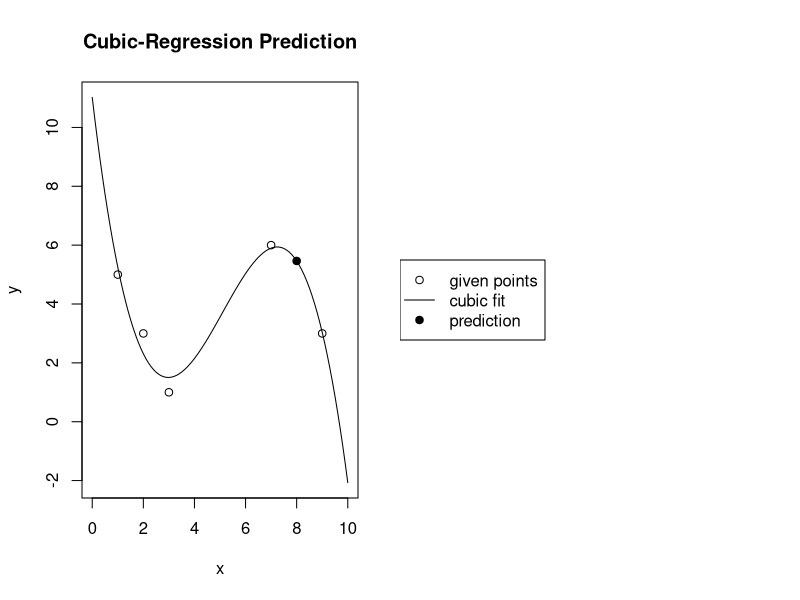

Recreate this plot in R.
## ---- chunk 1

pfix = function(c,d){
    cc = c[c!=0]
    dd = d[c!=0]
    p = paste0("{",cc,"}x^{",dd,"}",collapse="+")
    p = gsub("x^{0}","",p,fixed=T)
    p = gsub("x^{1}","x",p,fixed=T)
    p = gsub("+{-","-{",p,fixed=T)
    p = gsub("+{1}x","+x",p,fixed=T)
    p = gsub("-{1}x","-x",p,fixed=T)
    p = gsub("{-1}x","-x",p,fixed=T)
    p = gsub("{1}x","x",p,fixed=T)
    return(p)
}

while(T){
    xs = sample(1:9,6)
    xf = xs[6]
    xs = sort(xs[1:5])
    ys = sample(1:9,5,T)
    df = data.frame(xs,ys)
    cub_mod = lm(ys ~ poly(xs,3,raw = TRUE),data=df)
    cf = cub_mod$coefficients
    yf = predict(cub_mod,data.frame(xs=xf))
    rs = summary(cub_mod)$adj.r.squared
    if(rs<0.95 && rs>0.6){break}
}

cfit = pfix(signif(rev(cf),4),3:0)


## ---- chunk 2
par(mfrow=c(1,2))
x5 = data.frame(xs=seq(0,10,0.1))
pv = predict(cub_mod,x5)
plot(x5$xs,pv,"l",xlab="x",ylab="y",main="Cubic-Regression Prediction")
points(xs,ys)
points(xf,yf,pch=19)
par(mar=c(0,0,0,0))
plot(0,0,"n",axes=F,ann=F)
legend("left",c("given points","cubic fit","prediction"),
       lwd=c(NA,1,NA),
       pch=c(1,NA,19))
